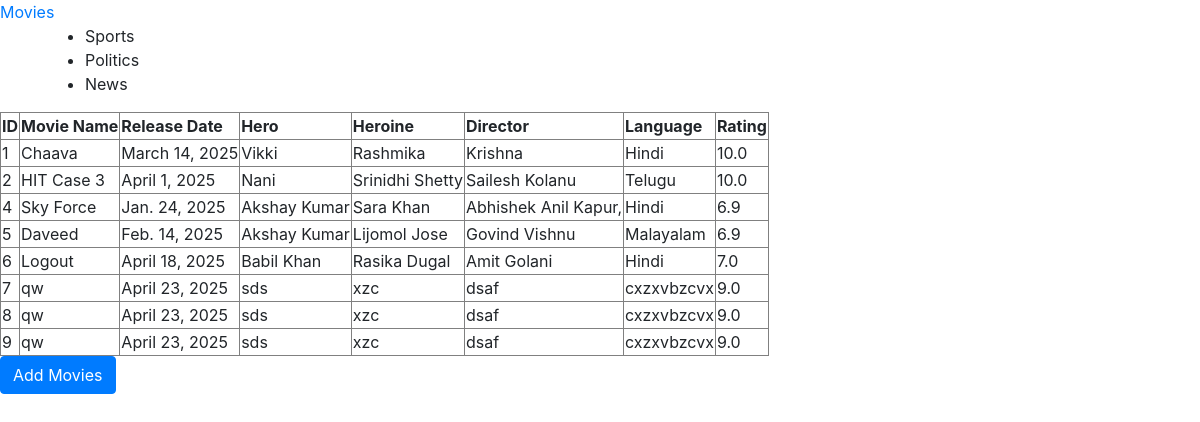
Page /list/ on the committed database.
### movieapp/models.py (models this page shows)
class MovieMod(models.Model):
    mname=models.CharField(max_length=20)
    rdate=models.DateField()
    hero=models.CharField(max_length=20)
    heroine=models.CharField(max_length=20)
    director=models.CharField(max_length=20)
    lang=models.CharField(max_length=20)
    rating=models.FloatField()

### movieapp/views.py (the view)
# urls.py: path('list/', views.list_movie, name='list'),
def list_movie(request):
    data=MovieMod.objects.all()
    return render(request,'testapp/movilist.html',{'data':data})

### Template/testapp/movilist.html (shortened to what this page needs)
<!DOCTYPE html>
{% extends "testapp/perent.html" %}
{% load static %}
    {% block block_child %}
        {% if data %}
        <table border="1">
            <thead>
                <tr>
                    <th>ID</th>
                    <th>Movie Name</th>
                    <th>Release Date</th>
                    <th>Hero</th>
                    <th>Heroine</th>
                    <th>Director</th>
                    <th>Language</th>
                    <th>Rating</th>
                </tr>
            </thead>
            <tbody>
                {% for movie in data %}
                <tr>
                    <td>{{ movie.id }}</td>
                    <td>{{ movie.mname }}</td>
                    <td>{{ movie.rdate }}</td>
                    <td>{{ movie.hero }}</td>
                    <td>{{ movie.heroine }}</td>
                    <td>{{ movie.director }}</td>
                    <td>{{ movie.lang }}</td>
                    <td>{{ movie.rating }}</td>
                </tr>
                {% endfor %}
            </tbody>
        </table>
        {% else %}
        <h1>No Records Found</h1>
        {% endif %}
        <a href="{% url 'add' %}" class="btn btn-primary" role="button">Add Movies</a>
    {% endblock %}

### Template/testapp/perent.html (shortened to what this page needs)
<!DOCTYPE html>
<html lang="en">
<head>
    <link rel="stylesheet" href="https://cdn.jsdelivr.net/npm/bootstrap@4.6.2/dist/css/bootstrap.min.css">
</head>
<body>
    <nav>
        <a href="">Movies</a>
        <div class="container" class="navbar">
            <ul>
                <li class="nav-item">Sports</li>
                <li class="nav-item">Politics</li>
                <li class="nav-item">News</li>
            </ul>
        </div>
    </nav>
    {% block block_child %}
    {% endblock %}
</body>
</html>

### rows in the picture
MovieMod: id "1", mname "Chaava", rdate "March 14, 2025", hero "Vikki", heroine "Rashmika", director "Krishna", lang "Hindi", rating "10.0"
MovieMod: id "2", mname "HIT Case 3", rdate "April 1, 2025", hero "Nani", heroine "Srinidhi Shetty", director "Sailesh Kolanu", lang "Telugu", rating "10.0"
MovieMod: id "4", mname "Sky Force", rdate "Jan. 24, 2025", hero "Akshay Kumar", heroine "Sara Khan", director "Abhishek Anil Kapur,", lang "Hindi", rating "6.9"
MovieMod: id "5", mname "Daveed", rdate "Feb. 14, 2025", hero "Akshay Kumar", heroine "Lijomol Jose", director "Govind Vishnu", lang "Malayalam", rating "6.9"
MovieMod: id "6", mname "Logout", rdate "April 18, 2025", hero "Babil Khan", heroine "Rasika Dugal", director "Amit Golani", lang "Hindi", rating "7.0"
MovieMod: id "7", mname "qw", rdate "April 23, 2025", hero "sds", heroine "xzc", director "dsaf", lang "cxzxvbzcvx", rating "9.0"
MovieMod: id "8", mname "qw", rdate "April 23, 2025", hero "sds", heroine "xzc", director "dsaf", lang "cxzxvbzcvx", rating "9.0"
MovieMod: id "9", mname "qw", rdate "April 23, 2025", hero "sds", heroine "xzc", director "dsaf", lang "cxzxvbzcvx", rating "9.0"
